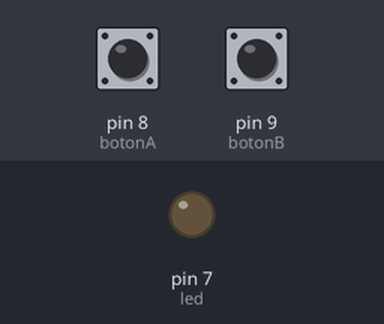
Recording of a sketch running on a simulated Arduino Uno, built with avr-gcc and run on an emulated ATmega328P. On the bench: output pins drawn as LEDs (lit = HIGH). Inputs (shaded band) come from the test bench; at power-on: pin 8 (botonA) HIGH, pin 9 (botonB) HIGH.

Above: at 1.2 s.
1.3 s: pin 8 (botonA) pulled LOW for 0.15 s
At 1.9 s:
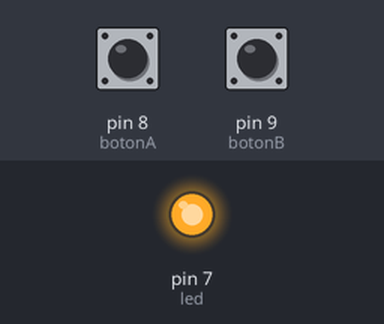
2.9 s: pin 9 (botonB) pulled LOW for 0.15 s
At 4.1 s:
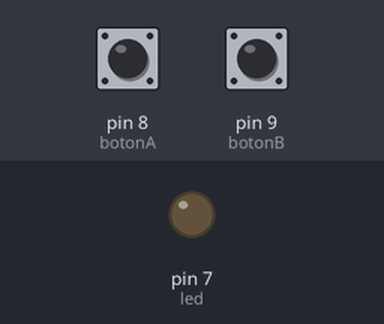
4.5 s: pin 8 (botonA) pulled LOW for 1 s
At 5.5 s:
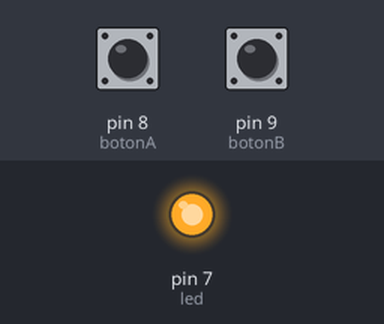
7.0 s: pin 8 (botonA) driven LOW and pin 9 (botonB) driven LOW
At 7.7 s:
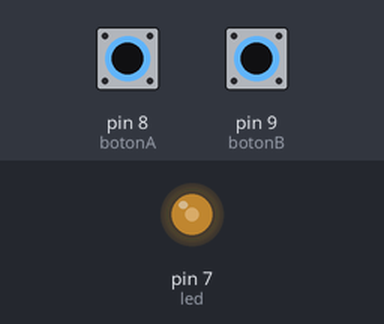
8.5 s: pin 9 (botonB) driven HIGH
At 9.5 s:
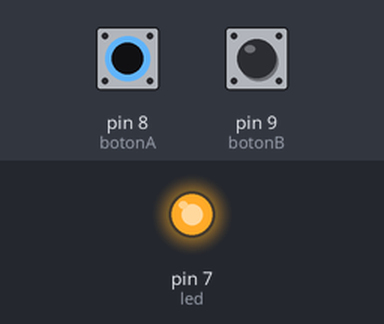
Timing chart, 0 to 11.0 s (numbered marks = the images above; inputs shaded):
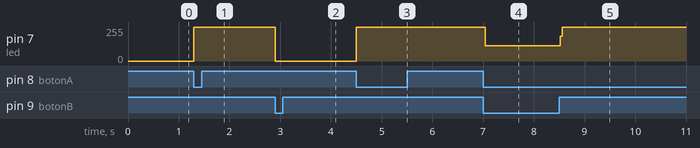

The sketch:

Lec06b_nd.ino
```cpp
/*
Lec 06b - Entrada Digital usando pullup

En pinMode() utilizaremos INPUT_PULLUP en lugar de INPUT

INPUT_PULLUP - Significa que el pin se usara como entrada. Sin embargo,
si nada esta conectado a dicha entrada, esta estara en ALTO. En otras palabras,
su valor default es alto, a menos que la bajemos precionando el boton. Es por
esto que los botones estan conectados a GND, osease tierra. Por lo tanto, ya no
es alto.

Reto extra:
  Agregar mensajes para el monitor serial. Puedes hacer que aparesca cual boton apretaste.
*/

//Declaramos variables
int led=7;
int botonA=8;
int botonB=9;

//Inicializamos
void setup(){
  pinMode(led, OUTPUT);
  pinMode(botonA, INPUT_PULLUP);
  pinMode(botonB, INPUT_PULLUP);
}

void loop(){
  if(digitalRead(botonA)==LOW){
    digitalWrite(led, HIGH);
  }
  if(digitalRead(botonB)==LOW){
    digitalWrite(led, LOW);
  }
}
```

Measured:
- after the input at 1.3 s, pin 7 (led): 0/255 → 255/255 at once
- after the input at 2.9 s, pin 7 (led): 255/255 → 0/255 at once
- after the input at 4.5 s, pin 7 (led): 0/255 → 255/255 at once
- after the input at 7.0 s, pin 7 (led): 255/255 → 116/255 at once
- after the input at 8.5 s, pin 7 (led): 116/255 → 255/255 at once
